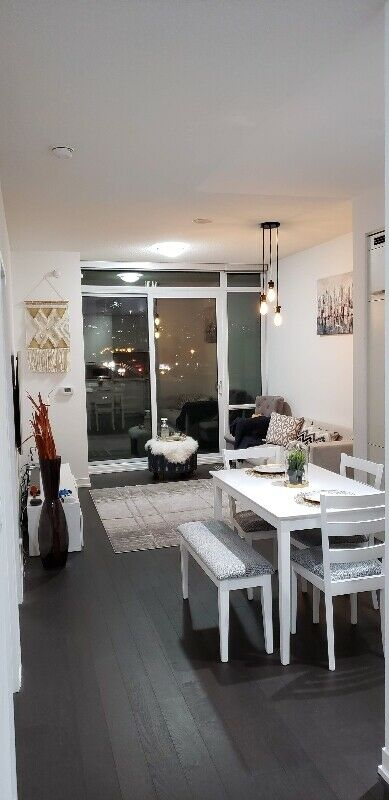
#> input picture machine-learning/data/apartment1/1.jpg, 389 x 800 px; its folder holds only this picture in this run
$ python preprocessing.py
#> lines starting #> are read from the running program, lines starting #| are printed output that depends on the picture
from PIL import Image
import numpy as np
import glob
import cv2

path = "C:\\Users\\AndyWork\\PycharmProjects\\AmpHacks\\AmpHacks\\machine-learning\\data\\"


def load_image(infilename) :
    img = Image.open(infilename)
    img.load()
    data = np.asarray(img, dtype="int32")
    return data


files = [f for f in glob.glob(path + "**/*.jpg", recursive=True)]


def load_data(path):
    result = np.empty((0, 200, 200, 3), dtype="int32")
    for f in files:

        img = cv2.imread(f)
#> img is the input picture: shape (800, 389, 3); mean B, G, R 125.6, 128.5, 132.4
        res = cv2.resize(img, dsize=(200, 200), interpolation=cv2.INTER_CUBIC)
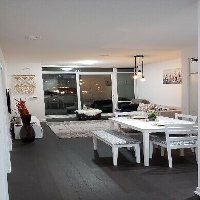
#> res: shape (200, 200, 3); mean B, G, R 125.6, 128.5, 132.4
        res = np.expand_dims(res, axis=0)

        result = np.append(result, res, axis=0)
#> pass 2 of the loop in load_data, `for f in files:`:
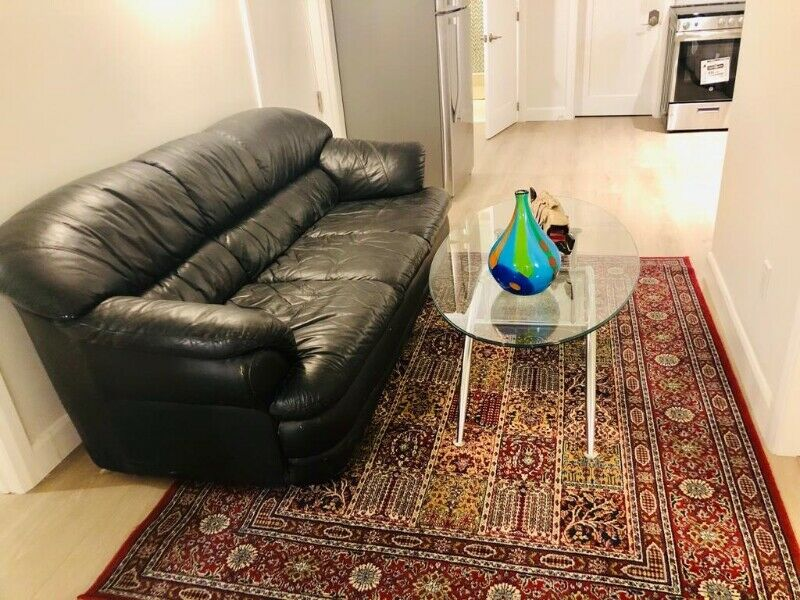
#> input picture machine-learning/data/apartment2/1.jpg, 800 x 600 px
#> in load_data, img is the input picture: shape (600, 800, 3); mean B, G, R 104.1, 127.4, 149.8
#> in load_data, `res = cv2.resize(img, dsize=(200, 200), interpolation=cv2.INTER_CUBIC)`:
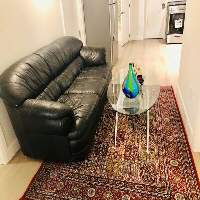
#> res: shape (200, 200, 3); mean B, G, R 104.1, 127.4, 149.7

    return result

data = load_data(path)
labels = np.random.rand(data.shape[0], 1)
#> labels = [0.549, 0.715]


np.save('./training/data.npy', data)
np.save('./training/labels.npy', labels)
